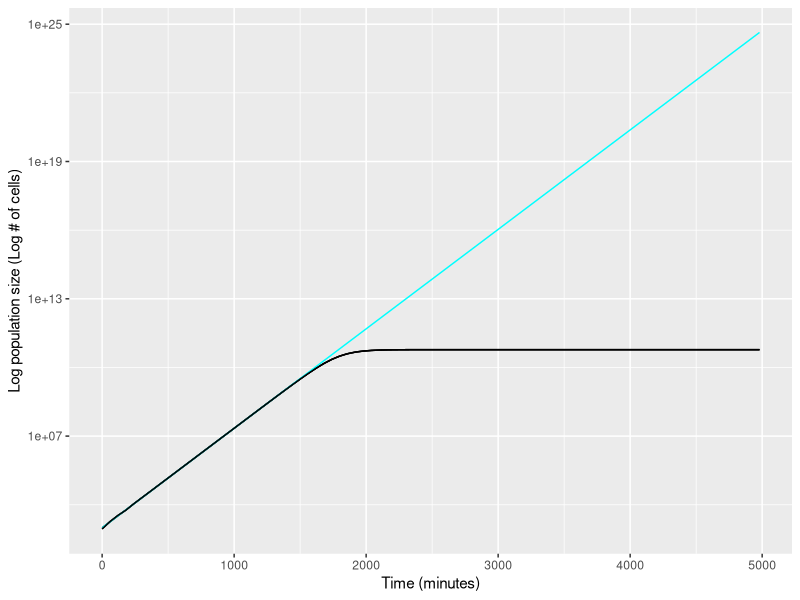

Generate this figure with R:
growth_data <- read.csv("experiment.csv")

library(ggplot2)

N0 <- exp(6.8941709) 

r <- 0.0100086

K <- 6.000e+10

logistic_fun <- function(t) {
  
  N <- (N0*K*exp(r*t))/(K-N0+N0*exp(r*t))
  
  return(N)
  
}

expo_fun <- function(t) {
  
  N <- N0*exp(r*t)
  
  return(N)
  
}

ggplot(aes(t,N), data = growth_data) +
  
  geom_function(fun=logistic_fun) +
  
  xlab("Time (minutes)") +
  
  ylab("Log population size (Log # of cells)") +
  
  geom_line() +
  
  scale_y_continuous(trans='log10') +
  
  geom_function(fun=expo_fun, colour="cyan") +
  
  xlab("Time (minutes)") +
  
  ylab("Log population size (Log # of cells)") +
  
  geom_line() +

  scale_y_continuous(trans='log10') 
  

